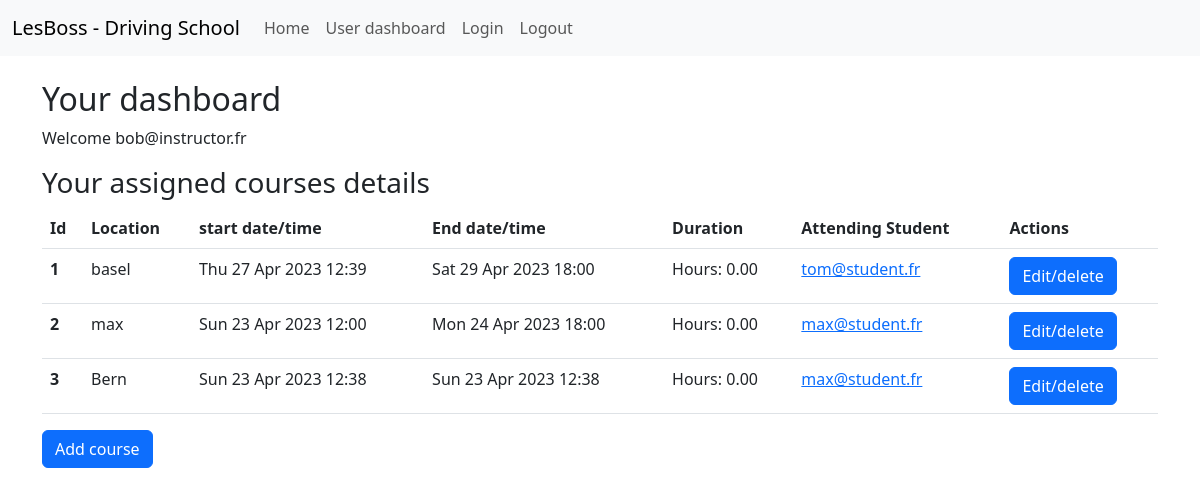
Before: /user-panel/ (signed in) with the older database file.
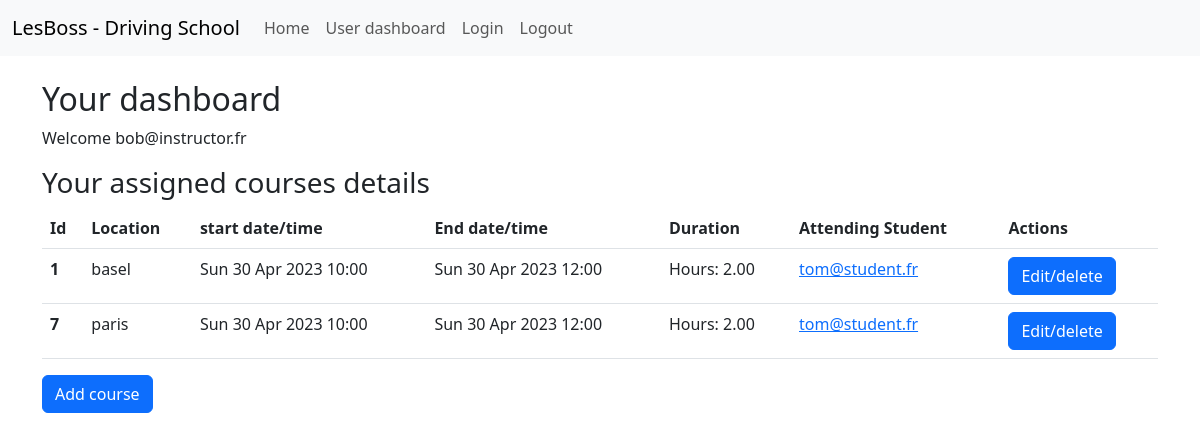
After: the same page with the newer database file.
### app/models.py (models this page shows, shortened)
class User(AbstractBaseUser, PermissionsMixin):
    STUDENT = 1
    INSTRUCTOR = 2
    ADMIN = 3
    SECRETARY = 4
    USER_ROLE_CHOICES = [
        (STUDENT, 'Student'),
        (INSTRUCTOR, 'Instructor'),
        (ADMIN, 'Admin'),
        (SECRETARY, 'Secretary'),
    ]
    PASSED = 1
    FAILED = 2
    NOT_CONCERNED = 3
    ExamStatus = [
        (PASSED, 'passed'),
        (FAILED, 'failed'),
        (NOT_CONCERNED, 'not concerned'),
    ]
    role = models.PositiveSmallIntegerField(choices=USER_ROLE_CHOICES, blank=True, null=True)
    exam_status = models.PositiveSmallIntegerField(choices=ExamStatus, blank=True, null=True)
    paid_course_hours = models.DecimalField(max_digits=10, decimal_places=2, default=0)
    taken_course_hours = models.DecimalField(max_digits=10, decimal_places=2, default=0)
    student_timeslots = models.ManyToManyField('TimeSlot', blank=True, related_name='students')
    email = models.EmailField(max_length=254, unique=True)
    name = models.CharField(max_length=254, null=True, blank=True)
    is_staff = models.BooleanField(default=False)
    is_superuser = models.BooleanField(default=False)
    is_active = models.BooleanField(default=True)
    last_login = models.DateTimeField(null=True, blank=True)
    date_joined = models.DateTimeField(auto_now_add=True)
    USERNAME_FIELD = 'email'
    EMAIL_FIELD = 'email'
    REQUIRED_FIELDS = []
    objects = UserManager()

class Course(models.Model):
    location = models.CharField(max_length=254)
    assigned_instructor = models.ForeignKey('User', on_delete=models.SET_NULL, related_name='courses_instructor',
                                            null=True, blank=True, limit_choices_to=Q(role=2))
    assigned_student = models.ForeignKey('User', on_delete=models.SET_NULL, related_name='courses_student', null=True,
                                         blank=True, limit_choices_to=Q(role=1))
    time_slot = models.ForeignKey('TimeSlot', on_delete=models.SET_NULL, related_name='courses_timeslot', null=True,
                                  blank=True)
    def get_student_details(self):
        return self.assigned_student

class TimeSlot(models.Model):
    start_time = models.DateTimeField()
    end_time = models.DateTimeField()
    duration = models.DecimalField(max_digits=10, decimal_places=2, default=0)
    is_available = models.BooleanField(default=True)

### app/views.py (the view)
# urls.py: path('user-panel/', views.user_panel, name='user-dashboard'),
def user_panel(request):
    instructor_user = request.user
    instructor_courses = Course.objects.filter(assigned_instructor=instructor_user)
    student_user = request.user
    student_courses = Course.objects.filter(assigned_student=student_user)
    courses = Course.objects.all()
    all_users = User.objects.all()
    all_personal = User.objects.filter(role=2 | 3 | 4)
    students = User.objects.filter(role=1)
    instructors = User.objects.filter(role=2)
    admins = User.objects.filter(role=3)
    secretaries = User.objects.filter(role=4)
    return render(request, 'app/user-dashboard.html',
                  {'logged_in_user': request.user, 'course_add_form': CourseForm,
                   'user_add_form': UserCreationForm,
                   'user_edit_form': UserForm, 'student_add_form': StudentForm,
                   'instructor_add_form': InstructorForm,
                   'instructor_edit_form': InstructorForm, 'secretary_add_form': InstructorForm,
                   'secretary_edit_form': InstructorForm, 'courses': courses, 'students': students,
                   'instructors': instructors, 'admins': admins, 'secretaries': secretaries, 'all_users': all_users,
                   'all_personal': all_personal, 'instructor_courses': instructor_courses,
                   'student_courses': student_courses})

### app/templates/app/user-dashboard.html (shortened to what this page needs)
{% extends 'app/base.html' %}
{% block content %}
    {% if logged_in_user.is_authenticated %}
        <div class="container mt-4">
            <h2>Your dashboard</h2>
            <p>Welcome {{ logged_in_user.email }}</p>
            {% if logged_in_user.role == 1 %}
                {% include 'settings/student/account-details.html' %}
            {% elif logged_in_user.role == 2 %}
                {% include 'settings/instructor/course-list.html' %}
            {% elif logged_in_user.role == 3 %}
                {% include 'settings/admin/admin-users-panel.html' %}
            {% elif logged_in_user.role == 4 %}
                {% include 'settings/secretary/instructor-list.html' %}
                {% include 'settings/secretary/student-list.html' %}
                {% include 'settings/secretary/course-list.html' %}
            {% endif %}
        </div>
    {% endif %}
{% endblock %}

### app/templates/app/base.html (shortened to what this page needs)
<!doctype html>
<html lang="en">
<head>
    <link href="https://cdn.jsdelivr.net/npm/bootstrap@5.3.0-alpha3/dist/css/bootstrap.min.css" rel="stylesheet"
>
</head>
<body>
{% include 'includes/header.html' %}
{% block content %}{% endblock %}
</body>
</html>

### app/templates/includes/header.html
<header>
    <nav class="navbar navbar-expand-lg bg-body-tertiary">
        <div class="container-fluid">
            <a href="{% url 'index' %}" class="navbar-brand">LesBoss - Driving School</a>
            <div class="collapse navbar-collapse" id="navbarNav">
                <ul class="navbar-nav">
                    <li class="nav-item">
                        <a class="nav-link" href="{% url 'index' %}">Home</a>
                    </li>
                    {% if request.user.is_authenticated %}
                        <li class="nav-item">
                            <a class="nav-link" href="{% url 'user-dashboard' %}">User dashboard</a>
                        </li>
                    {% endif %}
                    <li class="nav-item">
                        <a class="nav-link" href="{% url 'login' %}">Login</a>
                    </li>
                    {% if request.user.is_authenticated %}
                        <li class="nav-item">
                            <a class="nav-link" href="{% url 'logout' %}">Logout</a>
                        </li>
                    {% endif %}
                </ul>
            </div>
        </div>
    </nav>
</header>

### app/templates/settings/instructor/course-list.html
<div>
    <h3>Your assigned courses details</h3>
    <div>
        <table class="table">
            <thead>
            <tr>
                <th scope="col">Id</th>
                <th scope="col">Location</th>
                <th scope="col">start date/time</th>
                <th scope="col">End date/time</th>
                <th class="col">Duration</th>
                <th scope="col">Attending Student</th>
                <th scope="col">Actions</th>
            </tr>
            </thead>
            <tbody>
            {% for instructor_course in instructor_courses %}
                <tr>
                    <th scope="row">{{ instructor_course.pk }}</th>
                    <td>{{ instructor_course.location }}</td>
                    <td>{{ instructor_course.time_slot.start_time | date:"D j M Y H:i" }}</td>
                    <td>{{ instructor_course.time_slot.end_time | date:"D j M Y H:i" }}</td>
                    <td>Hours: {{ instructor_course.time_slot.duration }}</td>
                    <td>
                        {% if instructor_course.get_student_details and instructor_course.get_student_details.pk %}
                            <a href="{% url 'student-details' instructor_course.get_student_details.pk %}">{{ instructor_course.get_student_details.email }}</a>
                        {% else %}
                            There is no attending student for this course.
                        {% endif %}
                    </td>
                    <td><a class="btn btn-primary" href="{% url 'course-edit-delete' instructor_course.pk %}">Edit/delete</a>
                    </td>
                </tr>
            {% endfor %}
            </tbody>
        </table>
    </div>
    <div>
        <a class="btn btn-primary" href="{% url 'course-creation' %}">Add course</a>
    </div>
</div>

Changed rows visible on the page:
removed Course: pk "2", location "max", time_slot.start_time "Sun 23 Apr 2023 12:00", time_slot.end_time "Mon 24 Apr 2023 18:00", time_slot.duration "0.00", get_student_details.email "max@student.fr"
removed Course: pk "3", location "Bern", time_slot.start_time "Sun 23 Apr 2023 12:38", time_slot.end_time "Sun 23 Apr 2023 12:38", time_slot.duration "0.00", get_student_details.email "max@student.fr"
changed through a linked row, Course "basel": time_slot.start_time "Thu 27 Apr 2023 12:39" → "Sun 30 Apr 2023 10:00"; time_slot.end_time "Sat 29 Apr 2023 18:00" → "Sun 30 Apr 2023 12:00"; time_slot.duration "0.00" → "2.00"
added Course: pk "7", location "paris", time_slot.start_time "Sun 30 Apr 2023 10:00", time_slot.end_time "Sun 30 Apr 2023 12:00", time_slot.duration "2.00", get_student_details.email "tom@student.fr"
